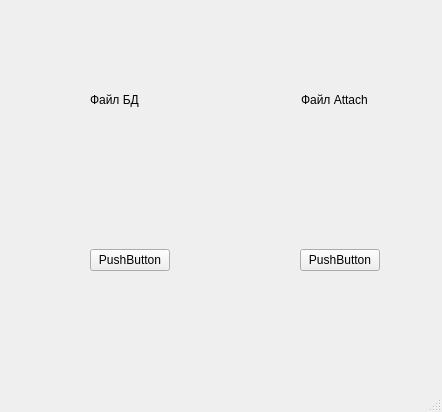
<?xml version="1.0" encoding="UTF-8"?>
<ui version="4.0">
 <class>MainWindow</class>
 <widget class="QMainWindow" name="MainWindow">
  <property name="geometry">
   <rect>
    <x>0</x>
    <y>0</y>
    <width>442</width>
    <height>412</height>
   </rect>
  </property>
  <property name="windowTitle">
   <string>MainWindow</string>
  </property>
  <widget class="QWidget" name="centralwidget">
   <widget class="QWidget" name="horizontalLayoutWidget">
    <property name="geometry">
     <rect>
      <x>60</x>
      <y>220</y>
      <width>351</width>
      <height>80</height>
     </rect>
    </property>
    <layout class="QHBoxLayout" name="horizontalLayout">
     <property name="spacing">
      <number>100</number>
     </property>
     <item>
      <widget class="QPushButton" name="DB_button">
       <property name="maximumSize">
        <size>
         <width>80</width>
         <height>16777215</height>
        </size>
       </property>
       <property name="text">
        <string>PushButton</string>
       </property>
      </widget>
     </item>
     <item>
      <widget class="QPushButton" name="File_button">
       <property name="maximumSize">
        <size>
         <width>80</width>
         <height>16777215</height>
        </size>
       </property>
       <property name="text">
        <string>PushButton</string>
       </property>
      </widget>
     </item>
    </layout>
   </widget>
   <widget class="QWidget" name="horizontalLayoutWidget_3">
    <property name="geometry">
     <rect>
      <x>90</x>
      <y>60</y>
      <width>321</width>
      <height>80</height>
     </rect>
    </property>
    <layout class="QHBoxLayout" name="horizontalLayout_3">
     <property name="spacing">
      <number>100</number>
     </property>
     <item>
      <widget class="QLabel" name="DB_file">
       <property name="text">
        <string>Файл БД</string>
       </property>
      </widget>
     </item>
     <item>
      <widget class="QLabel" name="File_file">
       <property name="text">
        <string>Файл Attach</string>
       </property>
      </widget>
     </item>
    </layout>
   </widget>
   <widget class="QWidget" name="horizontalLayoutWidget_4">
    <property name="geometry">
     <rect>
      <x>60</x>
      <y>140</y>
      <width>351</width>
      <height>80</height>
     </rect>
    </property>
    <layout class="QHBoxLayout" name="horizontalLayout_4">
     <property name="spacing">
      <number>15</number>
     </property>
     <item>
      <widget class="QLabel" name="DB_name">
       <property name="text">
        <string/>
       </property>
      </widget>
     </item>
     <item>
      <widget class="QLabel" name="File_name">
       <property name="text">
        <string/>
       </property>
      </widget>
     </item>
    </layout>
   </widget>
  </widget>
  <widget class="QMenuBar" name="menubar">
   <property name="geometry">
    <rect>
     <x>0</x>
     <y>0</y>
     <width>442</width>
     <height>22</height>
    </rect>
   </property>
  </widget>
  <widget class="QStatusBar" name="statusbar"/>
 </widget>
 <resources/>
 <connections/>
</ui>
